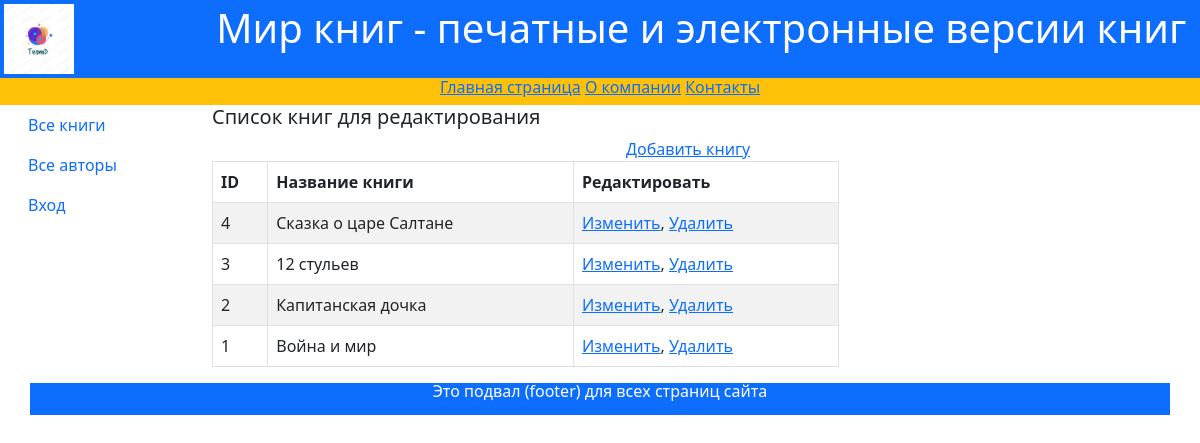
The app's page /edit_books/ with its own data.
### catalog/models.py (models this page shows, shortened)
class Book(models.Model):
    title = models.CharField(max_length=200,
                             help_text='Введите название книги',
                             verbose_name='Название книги')
    genre = models.ForeignKey('Genre', on_delete=models.CASCADE,
                              help_text='Выберите жанр книги',
                              verbose_name='Жанр книги', null=True)
    language = models.ForeignKey('Language', on_delete=models.CASCADE,
                                 help_text='Выберите язык книги',
                                 verbose_name='Язык книги', null=True)
    publisher = models.ForeignKey('Publisher', on_delete=models.CASCADE,
                                  help_text='Выберите издательство',
                                  verbose_name='Издательство', null=True)
    year = models.CharField(max_length=4,
                            help_text='Введите год издания',
                            verbose_name='Год издания')
    author = models.ManyToManyField('Author',
                                    help_text='Выберите автора книги',
                                    verbose_name='Автор книги')
    summary = models.TextField(max_length=1200,
                               help_text='Введите краткое описание книги',
                               verbose_name='Аннотация книги')
    isbn = models.CharField(max_length=13,
                            help_text='Должно содержать 13 символов',
                            verbose_name='ISBN книги')
    price = models.DecimalField(max_digits=7, decimal_places=2,
                                help_text='Введите цену книги',
                                verbose_name='Цена (руб.)')
    photo = models.ImageField(upload_to='images',
                              help_text='Введите изображение обложки',
                              verbose_name='Изображение обложки')
    class Meta:
        ordering = ['-id']
    def display_author(self):
        return ', '.join([author.last_name for author in self.author.all()])
    display_author.short_description = 'Авторы'

### catalog/views.py (the view)
# urls.py: path('edit_books/', views.edit_books, name='edit_books'),
def edit_books(request):
    book = Book.objects.all()
    context = {'book': book}
    return render(request, "catalog/edit_books.html", context)

### templates/catalog/edit_books.html (shortened to what this page needs)
{% extends "catalog/base.html" %}
{% block content %}
<div class="row text-start lh-2">
    <h5>Список книг для редактирования</h5>
</div>
<div class="row">
    <a href="{% url 'book_create' %}">Добавить книгу</a>
    <div class="col-8">
        <table class="table table-striped table-bordered text-start">
            <thead>
                <tr>
                    <th>ID</th>
                    <th>Название книги</th>
                    <th>Редактировать</th>
                </tr>
            </thead>
            <tbody>
            {% if book %}
                {% for book in book.all %}
                    <tr>
                        <td>{{ book.id }}</td>
                        <td>{{ book.title }}</td>
                        <td>
                            <a href="/book/update/{{ book.id }}">Изменить</a>,
                            <a href="/book/delete/{{ book.id }}">Удалить</a></td>
                    </tr>
                {% endfor %}
            {% else %}
                <p>В базе данных нет книг.</p>
            {% endif %}
            </tbody>
        </table>
    </div>
    <div class="col-2"></div>
</div>
{% endblock %}

### records on screen
Book: id "4", title "Сказка о царе Салтане"
Book: id "3", title "12 стульев"
Book: id "2", title "Капитанская дочка"
Book: id "1", title "Война и мир"
